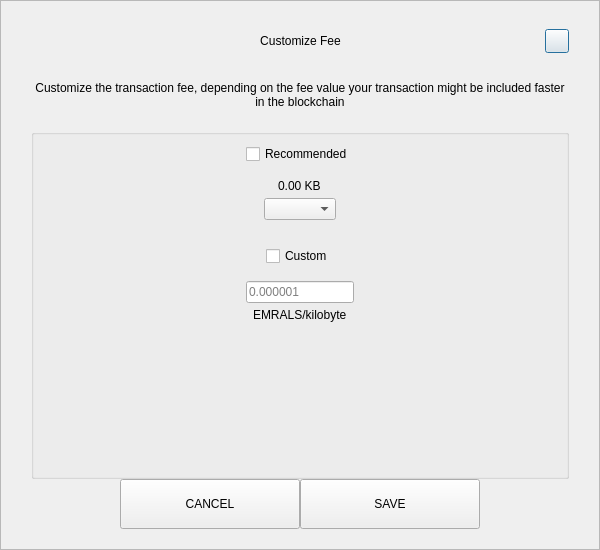
<?xml version="1.0" encoding="UTF-8"?>
<ui version="4.0">
 <class>SendCustomFeeDialog</class>
 <widget class="QDialog" name="SendCustomFeeDialog">
  <property name="geometry">
   <rect>
    <x>0</x>
    <y>0</y>
    <width>600</width>
    <height>550</height>
   </rect>
  </property>
  <property name="windowTitle">
   <string>Form</string>
  </property>
  <layout class="QVBoxLayout" name="verticalLayout_3">
   <property name="spacing">
    <number>0</number>
   </property>
   <property name="leftMargin">
    <number>0</number>
   </property>
   <property name="topMargin">
    <number>0</number>
   </property>
   <property name="rightMargin">
    <number>0</number>
   </property>
   <property name="bottomMargin">
    <number>0</number>
   </property>
   <item>
    <widget class="QFrame" name="frame">
     <property name="styleSheet">
      <string notr="true"/>
     </property>
     <property name="frameShape">
      <enum>QFrame::StyledPanel</enum>
     </property>
     <property name="frameShadow">
      <enum>QFrame::Raised</enum>
     </property>
     <layout class="QVBoxLayout" name="verticalLayout_2">
      <property name="spacing">
       <number>0</number>
      </property>
      <property name="leftMargin">
       <number>30</number>
      </property>
      <property name="topMargin">
       <number>20</number>
      </property>
      <property name="rightMargin">
       <number>30</number>
      </property>
      <property name="bottomMargin">
       <number>20</number>
      </property>
      <item>
       <layout class="QHBoxLayout" name="horizontalLayout_3">
        <property name="spacing">
         <number>0</number>
        </property>
        <item>
         <spacer name="horizontalSpacer_21">
          <property name="orientation">
           <enum>Qt::Horizontal</enum>
          </property>
          <property name="sizeHint" stdset="0">
           <size>
            <width>40</width>
            <height>20</height>
           </size>
          </property>
         </spacer>
        </item>
        <item>
         <widget class="QLabel" name="labelTitle">
          <property name="minimumSize">
           <size>
            <width>0</width>
            <height>40</height>
           </size>
          </property>
          <property name="maximumSize">
           <size>
            <width>16777215</width>
            <height>40</height>
           </size>
          </property>
          <property name="styleSheet">
           <string notr="true">padding-left:24px;</string>
          </property>
          <property name="text">
           <string>Customize Fee</string>
          </property>
          <property name="alignment">
           <set>Qt::AlignCenter</set>
          </property>
          <property name="margin">
           <number>7</number>
          </property>
         </widget>
        </item>
        <item>
         <spacer name="horizontalSpacer">
          <property name="orientation">
           <enum>Qt::Horizontal</enum>
          </property>
          <property name="sizeHint" stdset="0">
           <size>
            <width>40</width>
            <height>20</height>
           </size>
          </property>
         </spacer>
        </item>
        <item>
         <widget class="QPushButton" name="btnEsc">
          <property name="minimumSize">
           <size>
            <width>24</width>
            <height>24</height>
           </size>
          </property>
          <property name="maximumSize">
           <size>
            <width>24</width>
            <height>24</height>
           </size>
          </property>
          <property name="text">
           <string/>
          </property>
         </widget>
        </item>
       </layout>
      </item>
      <item>
       <spacer name="verticalSpacer_2">
        <property name="orientation">
         <enum>Qt::Vertical</enum>
        </property>
        <property name="sizeType">
         <enum>QSizePolicy::Fixed</enum>
        </property>
        <property name="sizeHint" stdset="0">
         <size>
          <width>20</width>
          <height>20</height>
         </size>
        </property>
       </spacer>
      </item>
      <item>
       <widget class="QLabel" name="labelMessage">
        <property name="text">
         <string>Customize the transaction fee, depending on the fee value your transaction might be included faster in the blockchain</string>
        </property>
        <property name="alignment">
         <set>Qt::AlignCenter</set>
        </property>
        <property name="wordWrap">
         <bool>true</bool>
        </property>
       </widget>
      </item>
      <item>
       <spacer name="verticalSpacer_3">
        <property name="orientation">
         <enum>Qt::Vertical</enum>
        </property>
        <property name="sizeType">
         <enum>QSizePolicy::Fixed</enum>
        </property>
        <property name="sizeHint" stdset="0">
         <size>
          <width>20</width>
          <height>20</height>
         </size>
        </property>
       </spacer>
      </item>
      <item>
       <widget class="QGroupBox" name="groupBox">
        <property name="title">
         <string/>
        </property>
        <layout class="QVBoxLayout" name="verticalLayout">
         <property name="leftMargin">
          <number>12</number>
         </property>
         <property name="rightMargin">
          <number>12</number>
         </property>
         <item>
          <layout class="QVBoxLayout" name="verticalLayout_4">
           <property name="spacing">
            <number>5</number>
           </property>
           <item alignment="Qt::AlignHCenter">
            <widget class="QCheckBox" name="checkBoxRecommended">
             <property name="text">
              <string>Recommended</string>
             </property>
            </widget>
           </item>
           <item>
            <spacer name="verticalSpacer_5">
             <property name="orientation">
              <enum>Qt::Vertical</enum>
             </property>
             <property name="sizeType">
              <enum>QSizePolicy::Fixed</enum>
             </property>
             <property name="sizeHint" stdset="0">
              <size>
               <width>20</width>
               <height>10</height>
              </size>
             </property>
            </spacer>
           </item>
           <item alignment="Qt::AlignHCenter">
            <widget class="QLabel" name="labelFee">
             <property name="text">
              <string>0.00 KB</string>
             </property>
            </widget>
           </item>
           <item alignment="Qt::AlignHCenter">
            <widget class="QComboBox" name="comboBoxRecommended"/>
           </item>
          </layout>
         </item>
         <item>
          <spacer name="verticalSpacer">
           <property name="orientation">
            <enum>Qt::Vertical</enum>
           </property>
           <property name="sizeType">
            <enum>QSizePolicy::Fixed</enum>
           </property>
           <property name="sizeHint" stdset="0">
            <size>
             <width>20</width>
             <height>20</height>
            </size>
           </property>
          </spacer>
         </item>
         <item>
          <layout class="QVBoxLayout" name="verticalLayout_5">
           <property name="spacing">
            <number>5</number>
           </property>
           <item alignment="Qt::AlignHCenter">
            <widget class="QCheckBox" name="checkBoxCustom">
             <property name="text">
              <string>Custom</string>
             </property>
            </widget>
           </item>
           <item>
            <spacer name="verticalSpacer_6">
             <property name="orientation">
              <enum>Qt::Vertical</enum>
             </property>
             <property name="sizeType">
              <enum>QSizePolicy::Fixed</enum>
             </property>
             <property name="sizeHint" stdset="0">
              <size>
               <width>20</width>
               <height>10</height>
              </size>
             </property>
            </spacer>
           </item>
           <item alignment="Qt::AlignHCenter">
            <widget class="QLineEdit" name="lineEditCustomFee">
             <property name="placeholderText">
              <string notr="true">0.000001</string>
             </property>
            </widget>
           </item>
           <item alignment="Qt::AlignHCenter">
            <widget class="QLabel" name="labelCustomFee">
             <property name="text">
              <string>EMRALS/kilobyte</string>
             </property>
            </widget>
           </item>
          </layout>
         </item>
         <item>
          <spacer name="verticalSpacer_4">
           <property name="orientation">
            <enum>Qt::Vertical</enum>
           </property>
           <property name="sizeHint" stdset="0">
            <size>
             <width>20</width>
             <height>40</height>
            </size>
           </property>
          </spacer>
         </item>
        </layout>
       </widget>
      </item>
      <item>
       <layout class="QHBoxLayout" name="horizontalLayout" stretch="1,2,2,1">
        <item>
         <spacer name="horizontalSpacer1">
          <property name="orientation">
           <enum>Qt::Horizontal</enum>
          </property>
          <property name="sizeHint" stdset="0">
           <size>
            <width>40</width>
            <height>20</height>
           </size>
          </property>
         </spacer>
        </item>
        <item>
         <widget class="QPushButton" name="btnCancel">
          <property name="minimumSize">
           <size>
            <width>180</width>
            <height>50</height>
           </size>
          </property>
          <property name="focusPolicy">
           <enum>Qt::NoFocus</enum>
          </property>
          <property name="text">
           <string>CANCEL</string>
          </property>
         </widget>
        </item>
        <item>
         <widget class="QPushButton" name="btnSave">
          <property name="minimumSize">
           <size>
            <width>180</width>
            <height>50</height>
           </size>
          </property>
          <property name="focusPolicy">
           <enum>Qt::NoFocus</enum>
          </property>
          <property name="text">
           <string>SAVE</string>
          </property>
         </widget>
        </item>
        <item>
         <spacer name="horizontalSpacer_2">
          <property name="orientation">
           <enum>Qt::Horizontal</enum>
          </property>
          <property name="sizeHint" stdset="0">
           <size>
            <width>40</width>
            <height>20</height>
           </size>
          </property>
         </spacer>
        </item>
       </layout>
      </item>
     </layout>
    </widget>
   </item>
  </layout>
 </widget>
 <resources/>
 <connections/>
</ui>
